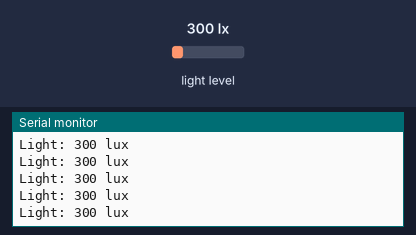
Recording of a sketch running on a simulated Arduino Uno, built with avr-gcc and run on an emulated ATmega328P. Parts: the last lines printed to the serial monitor. The test bench sets the inputs (shaded band); at power-on: light level 300 lx.

Above: at 1.2 s.
1.3 s: light level set to 1000 lx
At 2.2 s:
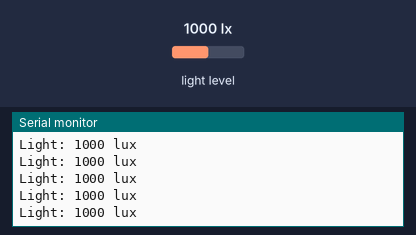
4.3 s: light level set to 40 lx
At 5.4 s:
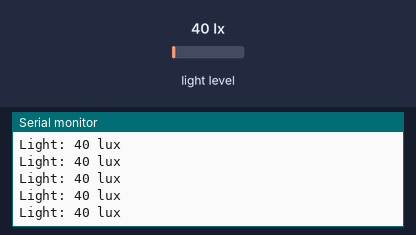
5.8 s: light level set to 1500 lx
At 6.9 s:
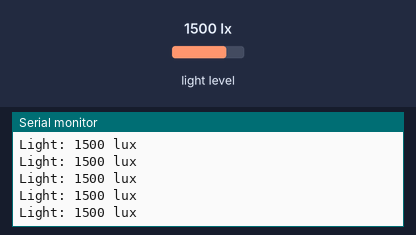
Timing chart, 0 to 8.8 s (numbered marks = the images above; inputs shaded):
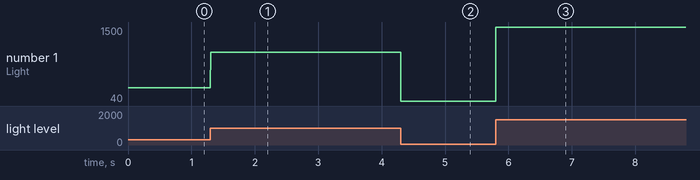

The sketch:

lux.ino
```cpp
#include <BH1750FVI.h>

BH1750FVI LightSensor(BH1750FVI::k_DevModeContLowRes);

void setup()
{
  Serial.begin(115200);
  LightSensor.begin();
}


void loop()
{
  uint16_t lux = LightSensor.GetLightIntensity();
  Serial.print("Light: ");
  Serial.print(lux);
  Serial.println(" lux");
  delay(5);
}
```

Measured:
- after the input at 1.3 s, the serial monitor: prints a new line at once (image 1)
- after the input at 4.3 s, the serial monitor: prints a new line at once (image 2)
- after the input at 5.8 s, the serial monitor: prints a new line at once (image 3)
- plotted number 1: 300 → 1000 after the input at 1.3 s, 1000 → 40 after the input at 4.3 s, 40 → 1500 after the input at 5.8 s
